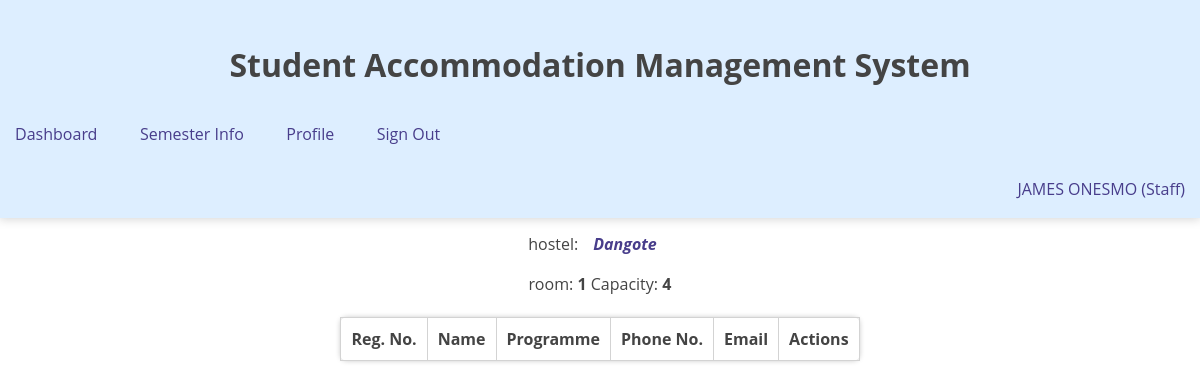
/Accommodation/view.php?r=47 (signed in), run on the app's committed database.
### tables this page shows
CREATE TABLE `room` (
  `Room_ID` int(3) NOT NULL,
  `Room_no` int(3) NOT NULL,
  `room_capacity` int(11) DEFAULT NULL,
  `Hostel_ID` int(3) NOT NULL
);

CREATE TABLE `hostel` (
  `Hostel_ID` int(3) NOT NULL,
  `Hostel_name` varchar(30) NOT NULL,
  `sex` varchar(1) NOT NULL
);

### Accommodation/dbconnect.php (called while the page is built, shortened)
<?php
function run($sql){
		$connect=mysqli_connect("localhost","root","","accommodation");
		$query=mysqli_query($connect,$sql);
		return $query;
}
 ?>

### Accommodation/view.php (the view, shortened to what this page needs)
<?php
include 'header.php';
if (isset($_GET['r'])) {
	$room=$_GET['r'];
	$hostel=mysqli_fetch_array(run("select hostel.hostel_id,hostel_name,room_no,room_capacity from hostel join room on room.hostel_id=hostel.hostel_id where room_id='$room'"));
}
?>
<center>
	<div id="">
		hostel:<a href="room.php?h=<?php echo $hostel['hostel_id'] ?>"> <b><i><?php echo $hostel['hostel_name'] ?></i></b></a>
		<br>
		room: <b><?php echo $hostel['room_no']; ?></b>
		Capacity: <b><?php echo $hostel['room_capacity']; ?></b><br>
	</div>
</center><br>
<table class="table">
	<tr>
		<th>Reg. No.</th>
		<th>Name</th>
		<th>Programme</th>
		<th>Phone No.</th>
		<th>Email</th>
		<th>Actions</th>
	</tr>
</table>

### Accommodation/accommodation.css (style rules this page uses)
a { background-color: inherit; display: inline-block; text-transform: capitalize; text-decoration: none; color: darkslateblue; padding: 10px; margin: 5px; transition: 0.3s; border-radius: 3px; border-bottom: solid #0000; }
table,tr,td,th { border:1px solid lightgray; border-collapse: collapse; padding: 10px; }
.table { max-width: 900px; margin:auto; background-color: white; border-radius: 7px; padding:8px; border:none; box-shadow: 0px 0px 5px #ccc; }

### data on the page
room: Hostel_ID.Hostel_name "Dangote", Room_no "1", room_capacity "4"

### other printed values
$_SESSION['name'] "JAMES ONESMO"
$_SESSION['status'] "Staff"
